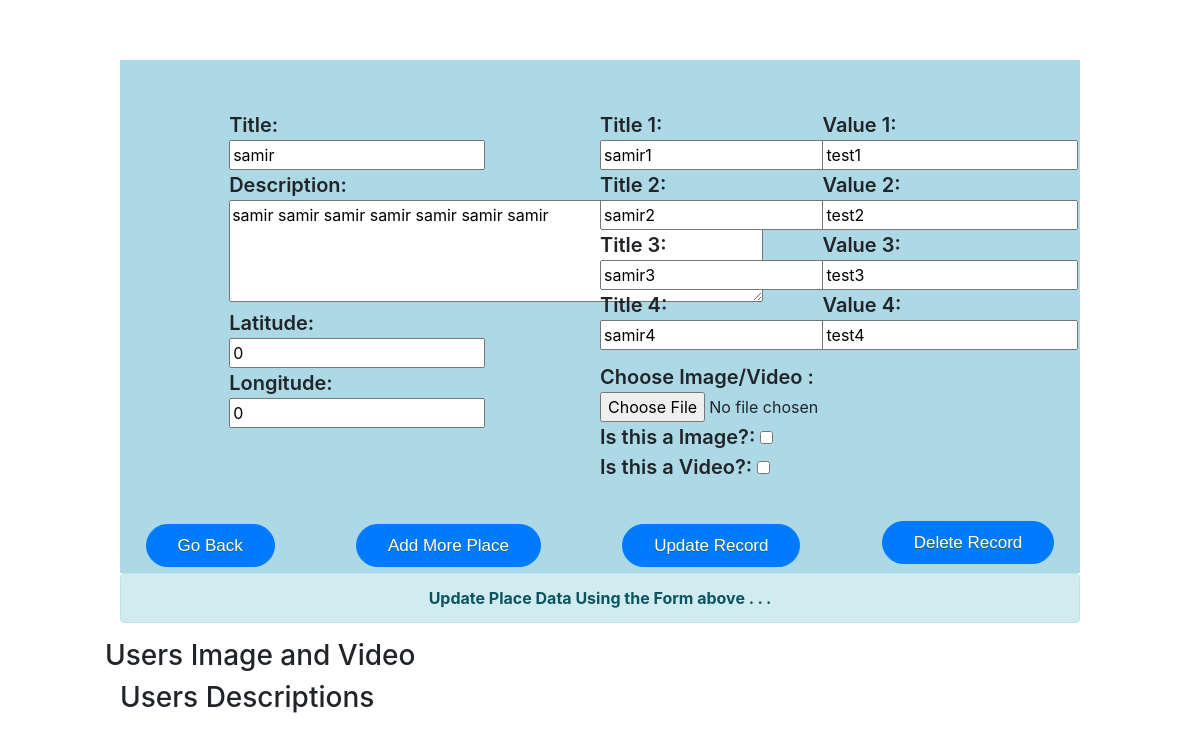
Screenshot of /AllDatalist/16/ (signed in) with the database file from the repository.
### myapp/models.py (models this page shows, shortened)
class myapp(models.Model):
    title = models.CharField(max_length=100,default=' ')
    description = models.CharField(max_length=100000,default=' ')
    longitude=models.CharField(max_length=1000,default=0)
    latitude=models.CharField(max_length=1000,default=0)
    placetitle=models.CharField(max_length=100000,default= ' ',blank = True)
    placetitle2=models.CharField(max_length=100000,default=' ',blank = True)
    placetitle3=models.CharField(max_length=100000,default=' ',blank = True)
    placetitle4=models.CharField(max_length=100000,default=' ',blank = True)
    placevalue=models.CharField(max_length=100000,default=' ',blank = True)
    placevalue2=models.CharField(max_length=100000,default=' ',blank = True)
    placevalue3=models.CharField(max_length=100000,default=' ',blank = True)
    placevalue4=models.CharField(max_length=100000,default=' ',blank = True)
    class Meta:
        db_table = 'placeDb'

### myapp/views.py (the view, shortened to what this page needs)
# urls.py: path('AllDatalist/<int:num>/',views.admin_result,name='admin_result'),
def admin_result(request,num=0,message=""):
    if request.user.is_authenticated:
        if num!=0:                  #checking for new entry (0 == new entry)
            data = myapp.objects.get(id=num)                  #getting place details from mpapp  to use in default value
            data_form = myappForm()                           #loading myapp form it will be used for updation time
            imgData = imageLoc.objects.filter(place_id=int(num))          #loading images and videos of that places using place id
            vdoData = VideoLoc.objects.filter(place_id=int(num))
            desData=Description.objects.filter(place_id=int(num),status=0)
            form = imgVDFileForm()                                        #loading imgVDFileForm form for taking in new image or vedio input
            message = "Update Place Data Using the Form above . . ." if message == "" else message
            values = { "title" : data.title , "description" : data.description , "place_id" : num ,"message" : message ,"latitude":data.latitude,'longitude':data.longitude,'placetitle':data.placetitle,'placevalue':data.placevalue,'placetitle2':data.placetitle2,'placevalue2':data.placevalue2,'placetitle3':data.placetitle3,'placevalue3':data.placevalue3,'placetitle4':data.placetitle4,'placevalue4':data.placevalue4}
            res = { "data_form" : data_form, "form" : form , "imgData" : imgData, "value":values , "vdoData" : vdoData,"desData":desData}
            return render(request,'admin_result.html',{'res':res})        #rendering admin_result.html
    else:
        form = LoginForm()
        message = "Please Login for Moving Further"
        return render(request,'registration/login.html',{"form":form,"message" : message})

### myapp/templates/admin_result.html (shortened to what this page needs)
<!DOCTYPE html>
<html lang="en">
<head>
    <link rel="stylesheet" href="https://stackpath.bootstrapcdn.com/bootstrap/4.3.1/css/bootstrap.min.css"
>
</head>
<body>
    <div class="conatiner" style="">
        <form method="POST" action="{% url 'Insert_data' %}" enctype="multipart/form-data">
            <div class="conatiner" style="width: 100% ;padding-left:10%;padding-right:10%;padding-top:5%; ">
                <div class="" style="background-color: lightblue">
                    <div class="row" style="padding: 50px 50px 30px 50px">
                        <div class="col-1"></div>
                        <div class="col-5">
                            <div class="row">
                                <div class="col-12">
                                    <div class="row">
                                        <div class="fieldWrapper">
                                            <label style="font-size: 20px !important; margin-bottom: 0px !important;font-weight: 600 !important;" for="{{ res.data_form.title.id_for_label }}"> Title:</label>
                                            <br/>
                                            <input type="text" name="title" value="{{ res.value.title }}"
                                                maxlength="100" required id="id_title">
                                        </div>
                                    </div>
                                </div>
                            </div>
                            <div class="row">
                                <div class="col-12">
                                    <div class="row">
                                        <div class="fieldWrapper">
                                            <label for="{{ res.data_form.description.id_for_label }}"> Description:</label>
                                                <br/>
                                            <textarea type="text" rows="4" name="description"  cols="50" maxlength="1000" required id="id_description">{{ res.value.description }} </textarea>
                                        </div>
                                    </div>
                                </div>
                            </div>
                            <div class="row">
                                <div class="col-12">
                                    <div class="row">
                                        <div class="fieldWrapper">
                                            <label for="{{ res.data_form.latitude.id_for_label }}"> Latitude:</label>
                                                <br/>
                                            <input type="text" name="latitude" value="{{ res.value.latitude }}"
                                                maxlength="1000" required id="id_latitude">
                                        </div>
                                    </div>
                                </div>
                            </div>
                            <div class="row">
                                <div class="col-12">
                                    <div class="row">
                                        <div class="fieldWrapper">
                                            <label for="{{ res.data_form.longitude.id_for_label }}"> Longitude:</label>
                                                <br/>
                                            <input type="text" name="longitude" value="{{ res.value.longitude }}"
                                                maxlength="1000" required id="id_longitude">
                                        </div>
                                    </div>
                                </div>
                            </div>
                        </div>
                        <div class="col-6">
                                <div class="row">
                                        <div class="col-6">
                                            <div class="row">
                                                <div class="fieldWrapper">
                                                    <label for="{{ res.data_form.placetitle.id_for_label }}"> Title 1:</label>
                                                        <br/>
                                                    <input type="text" name="placetitle" value="{{ res.value.placetitle }}"
                                                        maxlength="1000" id="id_placetitle">
                                                </div>
                                            </div>
                                        </div>
                                        <div class="col-6">
                                                <div class="row">
                                                    <div class="fieldWrapper">
                                                        <label for="{{ res.data_form.placevalue.id_for_label }}"> Value 1:</label>
                                                            <br/>
                                                        <input type="text" name="placevalue" value="{{ res.value.placevalue }}"
                                                            maxlength="1000" id="id_placevalue">
                                                    </div>
                                                </div>
                                            </div>
                                    </div>
                                    <div class="row">
                                        <div class="col-6">
                                            <div class="row">
                                                <div class="fieldWrapper">
                                                    <label for="{{ res.data_form.placetitle2.id_for_label }}"> Title 2:</label>
                                                        <br/>
                                                    <input type="text" name="placetitle2" value="{{ res.value.placetitle2 }}"
                                                        maxlength="1000" id="id_placetitle2">
                                                </div>
                                            </div>
                                        </div>
                                        <div class="col-6">
                                                <div class="row">
                                                    <div class="fieldWrapper">
                                                        <label for="{{ res.data_form.placevalue2.id_for_label }}"> Value 2:</label>
                                                            <br/>
                                                        <input type="text" name="placevalue2" value="{{ res.value.placevalue2 }}"
                                                            maxlength="1000" id="id_placevalue2">
                                                    </div>
                                                </div>
                                            </div>
                                    </div>
                                    <div class="row">
                                        <div class="col-6">
                                            <div class="row">
                                                <div class="fieldWrapper">
                                                    <label for="{{ res.data_form.placetitle3.id_for_label }}"> Title 3:</label>
                                                        <br/>
                                                    <input type="text" name="placetitle3" value="{{ res.value.placetitle3 }}"
                                                        maxlength="1000" id="id_placetitle3">
                                                </div>
                                            </div>
                                        </div>
                                        <div class="col-6">
                                                <div class="row">
                                                    <div class="fieldWrapper">
                                                        <label for="{{ res.data_form.placevalue3.id_for_label }}"> Value 3:</label>
                                                            <br/>
                                                        <input type="text" name="placevalue3" value="{{ res.value.placevalue3 }}"
                                                            maxlength="1000" id="id_placevalue3">
                                                    </div>
                                                </div>
                                            </div>
                                    </div>
                                    <div class="row">
                                        <div class="col-6">
                                            <div class="row">
                                                <div class="fieldWrapper">
                                                    <label for="{{ res.data_form.placetitle4.id_for_label }}"> Title 4:</label>
                                                        <br/>
                                                    <input type="text" name="placetitle4" value="{{ res.value.placetitle4 }}"
                                                        maxlength="1000" id="id_placetitle4">
                                                </div>
                                            </div>
                                        </div>
                                        <div class="col-6">
                                                <div class="row">
                                                    <div class="fieldWrapper">
                                                        <label for="{{ res.data_form.placevalue4.id_for_label }}"> Value 4:</label>
                                                            <br/>
                                                        <input type="text" name="placevalue4" value="{{ res.value.placevalue4 }}"
                                                            maxlength="1000" id="id_placevalue4">
                                                    </div>
                                                </div>
                                            </div>
                                    </div>
                            <div class="row" style="margin-top: 12px">
                                <div class="col-12">
                                    <div class="row">
                                        <div class="fieldWrapper">
                                            <label for="{{ res.form.file.id_for_label }}">Choose Image/Video :</label>
                                            {{ res.form.file }}
                                        </div>
                                    </div>
                                    <div class="row">
                                        <div class="fieldWrapper">
                                            <label for="{{ res.form.img.id_for_label }}">Is this a Image?:</label>
                                            {{ res.form.img }}
                                        </div>
                                    </div>
                                    <div class="row">
                                        <div class="fieldWrapper">
                                            <label for="{{ res.form.vdo.id_for_label }}">Is this a Video?:</label>
                                            {{ res.form.vdo }}
                                        </div>
                                    </div>
                                </div>
                            </div>
                        </div>
                    </div>
                    <div class="row" style="">
                                <a style="text-decoration: none;margin:auto" href="{% url 'index' %}" >
                                    <button type="button" class="button submit-btn"  style="margin-bottom: 6px;" value="Go back">Go Back</button>
                                </a>
                                <a style="text-decoration: none;margin:auto" class="" href="/adminpanel/0/">
                                    <button type="button" class="button submit-btn" style="margin-bottom: 6px;" value="Go back">Add More Place</button>
                                </a>
                            <input type="submit" class="submit-btn" value="Update Record" style="margin: auto;margin-bottom: 6px;">
                            <input id=deleterecord name="search submit-btn" style="margin: auto;"
                                onclick='ajaxFun("{{ res.value.place_id }}","Delete","record")' class="submit-btn" type="button"
                                value="Delete Record">
                    </div>
                </div>
                <div class="alert alert-info" style="text-align: center;">
                    <strong>{{ res.value.message }}</strong>
                </div>
            </div>
            <div>
                <div class="row conatiner"  style="padding-left: 10%;padding-right:10%;">
                    <div >
                        <h3>Users Image and Video</h3>
                    </div>
                </div>
            </div>
            <div class="">
                <div class="row conatiner" style="padding-left: 10%;padding-right:10%;" >
                    <div class="col-12 ">
                            <h3>Users Descriptions</h3>
                    </div>
                </div>
            </div>
        </form>
    </div>
</body>
</html>

### rows the page displays
myapp: title "samir", description "samir samir samir samir samir samir samir", placetitle "samir1", placevalue "test1", placetitle2 "samir2", placevalue2 "test2", placetitle3 "samir3", placevalue3 "test3", placetitle4 "samir4", placevalue4 "test4"

### other values shown
{{ res.value.message }} "Update Place Data Using the Form above . . ."
